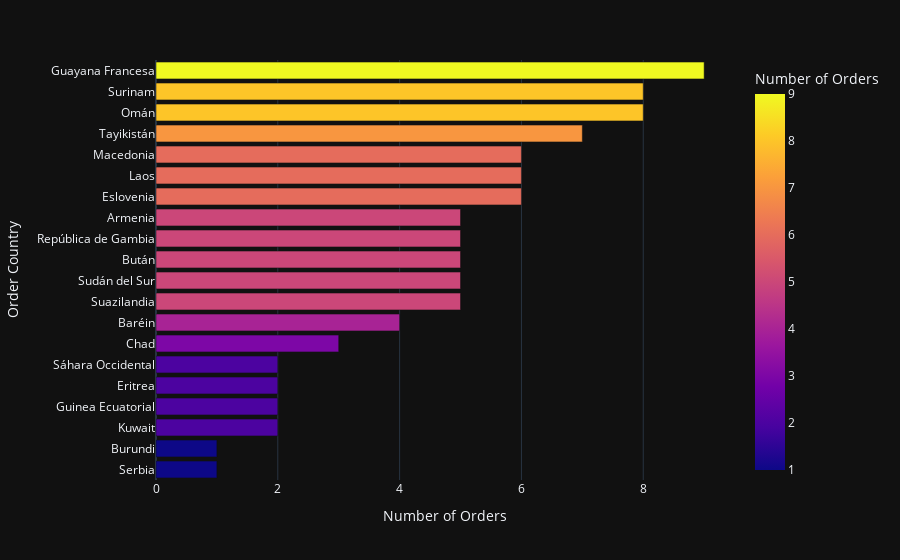

Notebook cell for this chart:
### Code cell
# Group by 'Order Country' and count the number of orders
data_countries = df1.groupby('Order Country')['Order Id'].count().reset_index(name='Number of Orders')

# Sort the data by 'Number of Orders' in ascending order
data_countries = data_countries.sort_values(by='Number of Orders', ascending=True)

# Create a bar chart using Plotly Express with the 'plotly_dark' style
fig = px.bar(data_countries.head(20), x='Number of Orders', y='Order Country', color='Number of Orders',
             template='plotly_dark')

# Show the plot
fig.show()

### Figure 1 — Plotly figure (JSON) as saved in the notebook; plotly's stock layout.template omitted (floating-point values rounded to 4 significant figures)
{"data": [{"alignmentgroup": "True", "hovertemplate": "Number of Orders=%{marker.color}<br>Order Country=%{y}<extra></extra>", "legendgroup": "", "marker": {"color": [1, 1, 2, 2, 2, 2, 3, 4, 5, 5, 5, 5, 5, 6, 6, 6, 7, 8, 8, 9], "coloraxis": "coloraxis", "pattern": {"shape": ""}}, "name": "", "offsetgroup": "", "orientation": "h", "showlegend": false, "textposition": "auto", "type": "bar", "x": [1, 1, 2, 2, 2, 2, 3, 4, 5, 5, 5, 5, 5, 6, 6, 6, 7, 8, 8, 9], "xaxis": "x", "y": ["Serbia", "Burundi", "Kuwait", "Guinea Ecuatorial", "Eritrea", "Sáhara Occidental", "Chad", "Baréin", "Suazilandia", "Sudán del Sur", "Bután", "República de Gambia", "Armenia", "Eslovenia", "Laos", "Macedonia", "Tayikistán", "Omán", "Surinam", "Guayana Francesa"], "yaxis": "y"}], "layout": {"barmode": "relative", "coloraxis": {"colorbar": {"title": {"text": "Number of Orders"}}, "colorscale": [[0, "#0d0887"], [0.1111, "#46039f"], [0.2222, "#7201a8"], [0.3333, "#9c179e"], [0.4444, "#bd3786"], [0.5556, "#d8576b"], [0.6667, "#ed7953"], [0.7778, "#fb9f3a"], [0.8889, "#fdca26"], [1, "#f0f921"]]}, "legend": {"tracegroupgap": 0}, "margin": {"t": 60}, "xaxis": {"anchor": "y", "domain": [0, 1], "title": {"text": "Number of Orders"}}, "yaxis": {"anchor": "x", "domain": [0, 1], "title": {"text": "Order Country"}}}}
